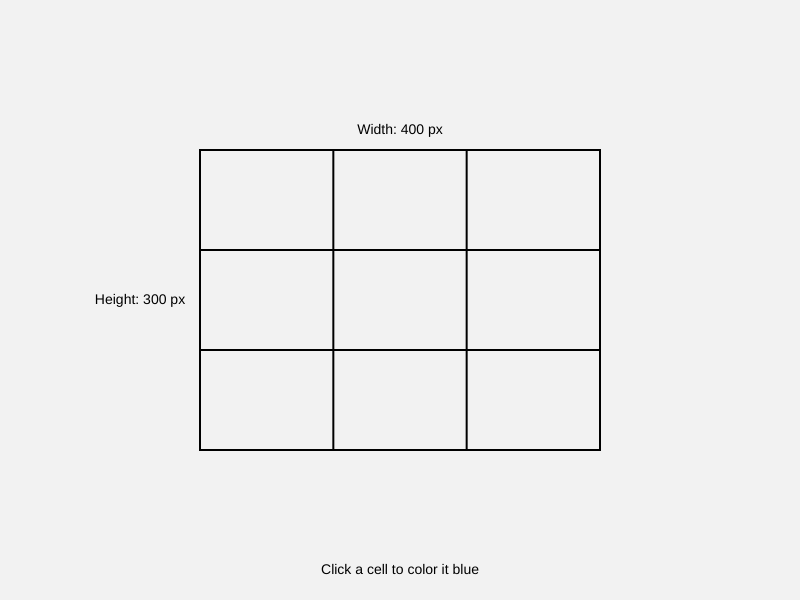
Frame 1 (no input)
Frame 60 (no input): identical to frame 1, image omitted
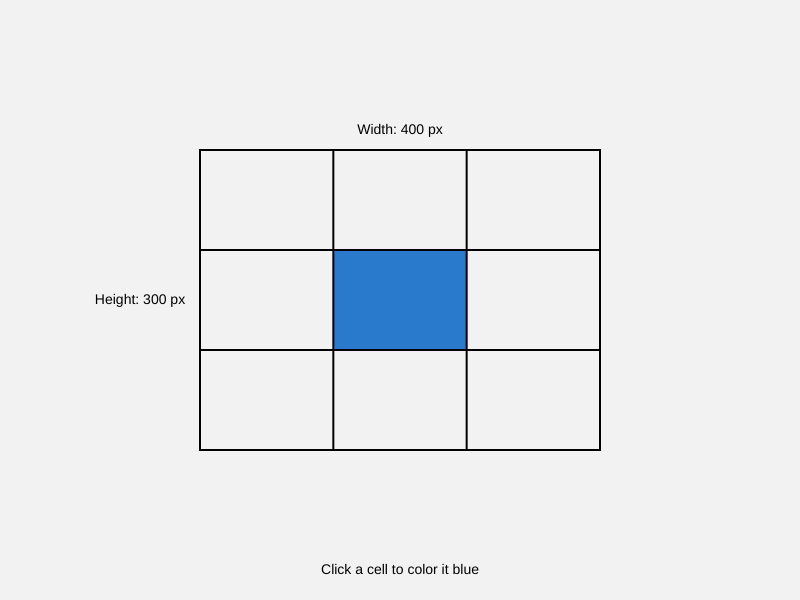
Frame 120 (the mouse pressed at the canvas centre since frame 60)

The p5.js sketch that drew these frames (run headless with seeded random() and noise() and a simulated clock; from frame 60 on, the mouse is pressed at the canvas centre):

// p5.js sketch
// ── sketch.js
let xSlider, ySlider, wSlider, hSlider;
let cols = 3, rows = 3;
let cellColors = [];

function setup() {
  createCanvas(800, 600);
  colorMode(HSB);
  textAlign(CENTER, CENTER);
  textSize(14);

  createP("Rectangle size (width, height):");
  wSlider = createSlider(50, width, 400, 1);
  hSlider = createSlider(50, height, 300, 1);

  // Initialize colors for each of the 3×3 cells
  for (let i = 0; i < cols * rows; i++) {
    cellColors[i] = color(0, 0, 95); // background (light gray)
  }
}

function draw() {
  background(0, 0, 95);
  noStroke();

  // Get rectangle parameters
   let w = wSlider.value();
  let h = hSlider.value();
  let x = width/2- w/2;
  let y = height/2 - h/2;

  // Dimensions of each subdivision
  let cellW = w / cols;
  let cellH = h / rows;

  // Draw the 3×3 grid with stored colors
  for (let i = 0; i < cols; i++) {
    for (let j = 0; j < rows; j++) {
      let index = j * cols + i;
      fill(cellColors[index]);
      rect(x + i * cellW, y + j * cellH, cellW, cellH);
    }
  }

  // Draw grid lines
  stroke(0);
  strokeWeight(2);
  noFill();
  rect(x, y, w, h);
  for (let i = 1; i < cols; i++) {
    line(x + i * cellW, y, x + i * cellW, y + h);
  }
  for (let j = 1; j < rows; j++) {
    line(x, y + j * cellH, x + w, y + j * cellH);
  }

  // Labels
  noStroke();
  fill(0);
  text(`Width: ${w} px`, x + w / 2, y - 20);
  text(`Height: ${h} px`, x - 60, y + h / 2);
  text("Click a cell to color it blue", width / 2, height - 30);
}

function mousePressed() {
  // Get current rectangle position and size
  let w = wSlider.value();
  let h = hSlider.value();
  let x = width/2- w/2;
  let y = height/2 - h/2;

  // Check if click is inside the rectangle
  if (mouseX < x || mouseX > x + w || mouseY < y || mouseY > y + h) return;

  // Which cell was clicked?
  let cellW = w / cols;
  let cellH = h / rows;
  let i = floor((mouseX - x) / cellW);
  let j = floor((mouseY - y) / cellH);
  let index = j * cols + i;

  // Toggle cell color
  let current = cellColors[index];
  let blue = color(210, 80, 80);
  let bg = color(0, 0, 95);
  cellColors[index] = (red(current) === red(blue) && green(current) === green(blue))
    ? bg
    : blue;
}
